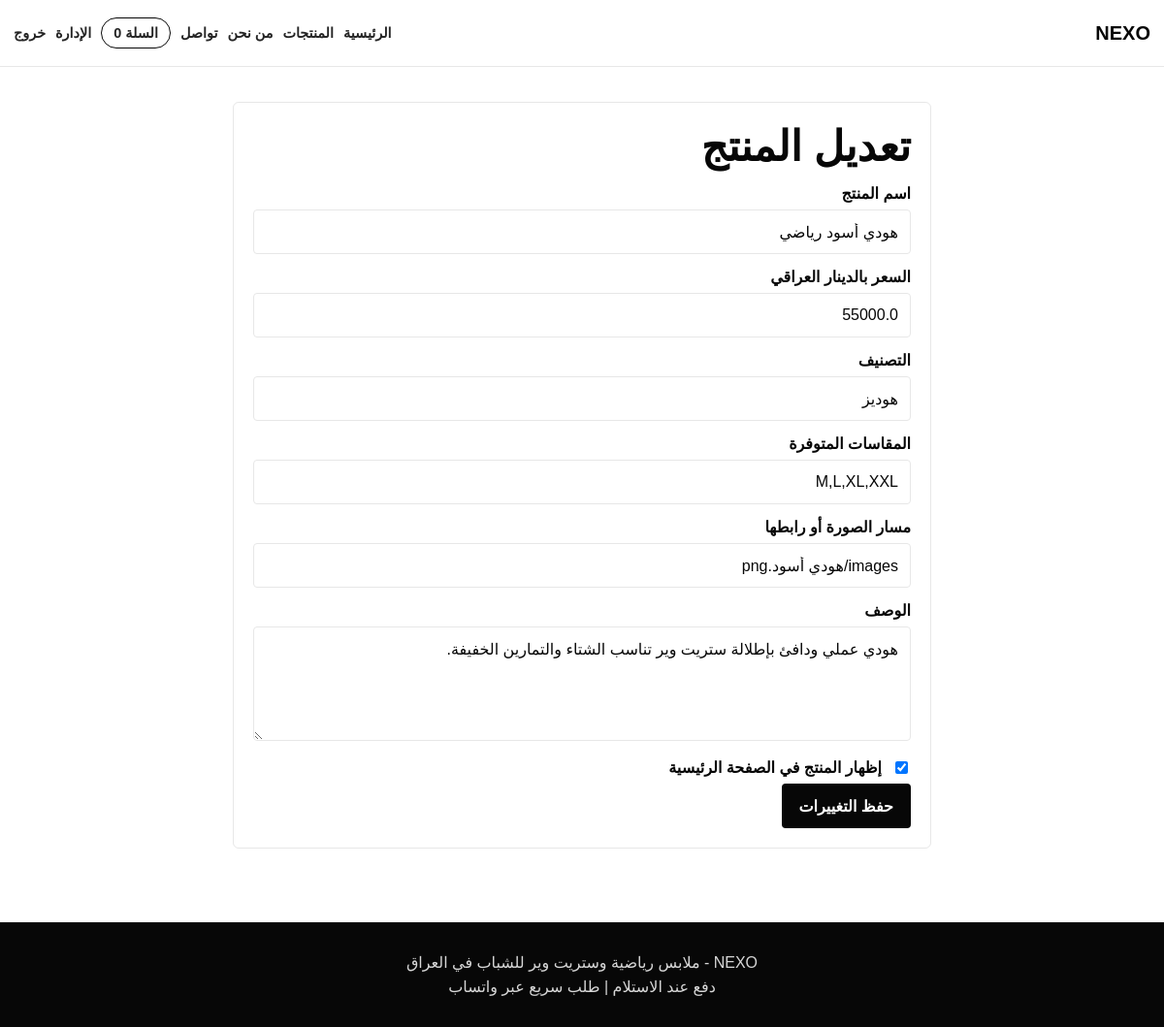
Screenshot of /admin/edit/4 (signed in) with the database file from the repository.
### tables this page shows
CREATE TABLE products (
            id INTEGER PRIMARY KEY AUTOINCREMENT,
            name TEXT NOT NULL,
            price REAL NOT NULL,
            image TEXT NOT NULL,
            description TEXT NOT NULL
        , category TEXT NOT NULL DEFAULT 'تيشيرتات', sizes TEXT NOT NULL DEFAULT 'S,M,L,XL', featured INTEGER NOT NULL DEFAULT 1, image_2 TEXT DEFAULT '', image_3 TEXT DEFAULT '', image_4 TEXT DEFAULT '', image_5 TEXT DEFAULT '', image_6 TEXT DEFAULT '');

### app.py (the view, shortened to what this page needs)
@app.route("/admin/edit/<int:product_id>", methods=("GET", "POST"))
@admin_required
def edit_product(product_id):
    conn = get_db_connection()
    product = conn.execute("SELECT * FROM products WHERE id = ?", (product_id,)).fetchone()
    if product is None:
        conn.close()
        flash("المنتج غير موجود.")
        return redirect(url_for("admin_products"))
    conn.close()
    return render_template("edit_product.html", product=product, chart_form=size_chart_form(product))

### app.py (called while the page is built, shortened)
def get_db_connection():
    conn = sqlite3.connect(DATABASE)
    conn.row_factory = sqlite3.Row
    return conn

def admin_required(view_function):
    @wraps(view_function)
    def wrapper(*args, **kwargs):
        if session.get("role") != "admin":
            flash("يجب تسجيل الدخول كمدير للوصول إلى هذه الصفحة.")
            return redirect(url_for("login"))
        return view_function(*args, **kwargs)
    return wrapper

def load_custom_size_chart(product):
    if "size_chart" not in product.keys() or not product["size_chart"]:
        return None

def size_chart_form(product=None):
    chart = load_custom_size_chart(product) if product else None
    if chart is None and product is not None:
        chart = size_chart_for_product(product)
    columns = SIZE_CHART_DEFAULT_COLUMNS
    rows = {size: "" for size in SIZE_CHART_FORM_SIZES}
    title = SIZE_CHART_DEFAULT_TITLE
    if chart and chart.get("headers"):
        title = chart.get("title") or title
        columns = chart["headers"][1:] or columns
        for row in chart.get("rows", []):
            size = str(row[0]).strip().upper()
            if size in rows:
                rows[size] = ",".join(str(value).strip() for value in row[1:])
    return {
        "title": title,
        "columns": ",".join(columns),
        "sizes": SIZE_CHART_FORM_SIZES,
        "labels": SIZE_CHART_FORM_LABELS,
        "rows": rows,
    }

def cart_count():
    return sum(session.get("cart", {}).values())

### templates/edit_product.html (shortened to what this page needs)
{% extends "base.html" %}
{% block content %}
<section class="form-page">
    <form class="form-card wide-form" method="post">
        <h1>تعديل المنتج</h1>
        <label for="name">اسم المنتج</label>
        <input type="text" id="name" name="name" value="{{ product['name'] }}" required>
        <label for="price">السعر بالدينار العراقي</label>
        <input type="number" id="price" name="price" step="500" min="0" value="{{ product['price'] }}" required>
        <label for="category">التصنيف</label>
        <input type="text" id="category" name="category" value="{{ product['category'] }}" required>
        <label for="sizes">المقاسات المتوفرة</label>
        <input type="text" id="sizes" name="sizes" value="{{ product['sizes'] }}" required>
        <label for="image">مسار الصورة أو رابطها</label>
        <input type="text" id="image" name="image" value="{{ product['image'] }}" required>
        <label for="description">الوصف</label>
        <textarea id="description" name="description" rows="5" required>{{ product['description'] }}</textarea>
        <label class="checkbox-row">
            <input type="checkbox" name="featured" {% if product['featured'] %}checked{% endif %}>
            إظهار المنتج في الصفحة الرئيسية
        </label>
        <button type="submit">حفظ التغييرات</button>
    </form>
</section>
{% endblock %}

### static/css/style.css (style rules this page uses)
* { box-sizing: border-box; }
:root { --black: #070707; --dark: #141414; --ink: #242424; --gray: #767676; --line: #e7e7e7; --soft: #f5f5f5; --white: #ffffff; }
body { margin: 0; direction: rtl; font-family: Tahoma, Arial, Helvetica, sans-serif; color: var(--black); background: var(--white); text-align: right; }
button, .button-link, .ghost-link { display: inline-flex; align-items: center; justify-content: center; min-height: 46px; border: 0; border-radius: 4px; padding: 0 18px; font: inherit; font-weight: 900; cursor: pointer; }
button, .button-link { background: var(--black); color: var(--white); }
.section-heading h2, .admin-header h1, .form-card h1, .summary-panel h2 { margin: 0; font-size: clamp(1.7rem, 6vw, 2.7rem); }
label { display: block; margin: 14px 0 7px; font-weight: 900; }
input, textarea, select { width: 100%; border: 1px solid var(--line); border-radius: 4px; padding: 13px 12px; color: var(--black); font: inherit; background: var(--white); }
.form-page { width: min(720px, calc(100% - 28px)); margin: 0 auto; padding: 36px 0; }
.form-card, .summary-panel, .stat-box, .order-panel { border: 1px solid var(--line); border-radius: 6px; background: var(--white); padding: 20px; }
.checkbox-row { display: flex; align-items: center; gap: 10px; }
.checkbox-row input { width: auto; }

### rows the page displays
products: name "هودي أسود رياضي", price "55000.0", category "هوديز", sizes "M,L,XL,XXL", image "images/هودي أسود.png", description "هودي عملي ودافئ بإطلالة ستريت وير تناسب الشتاء والتمارين الخفيفة.", featured "☑"

### other values shown
{{ store_name }} "NEXO"
{{ cart_count() }} "0"
